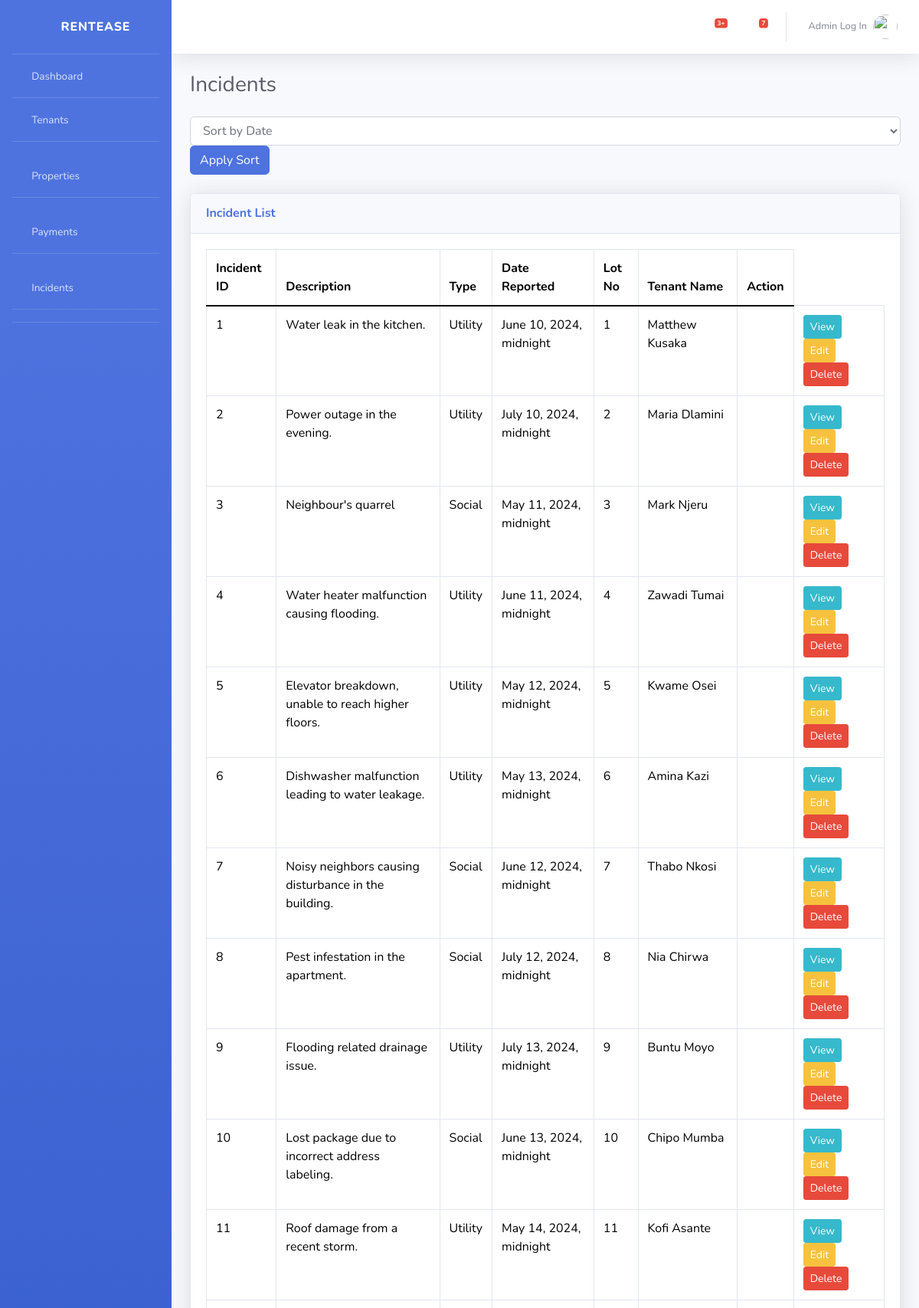
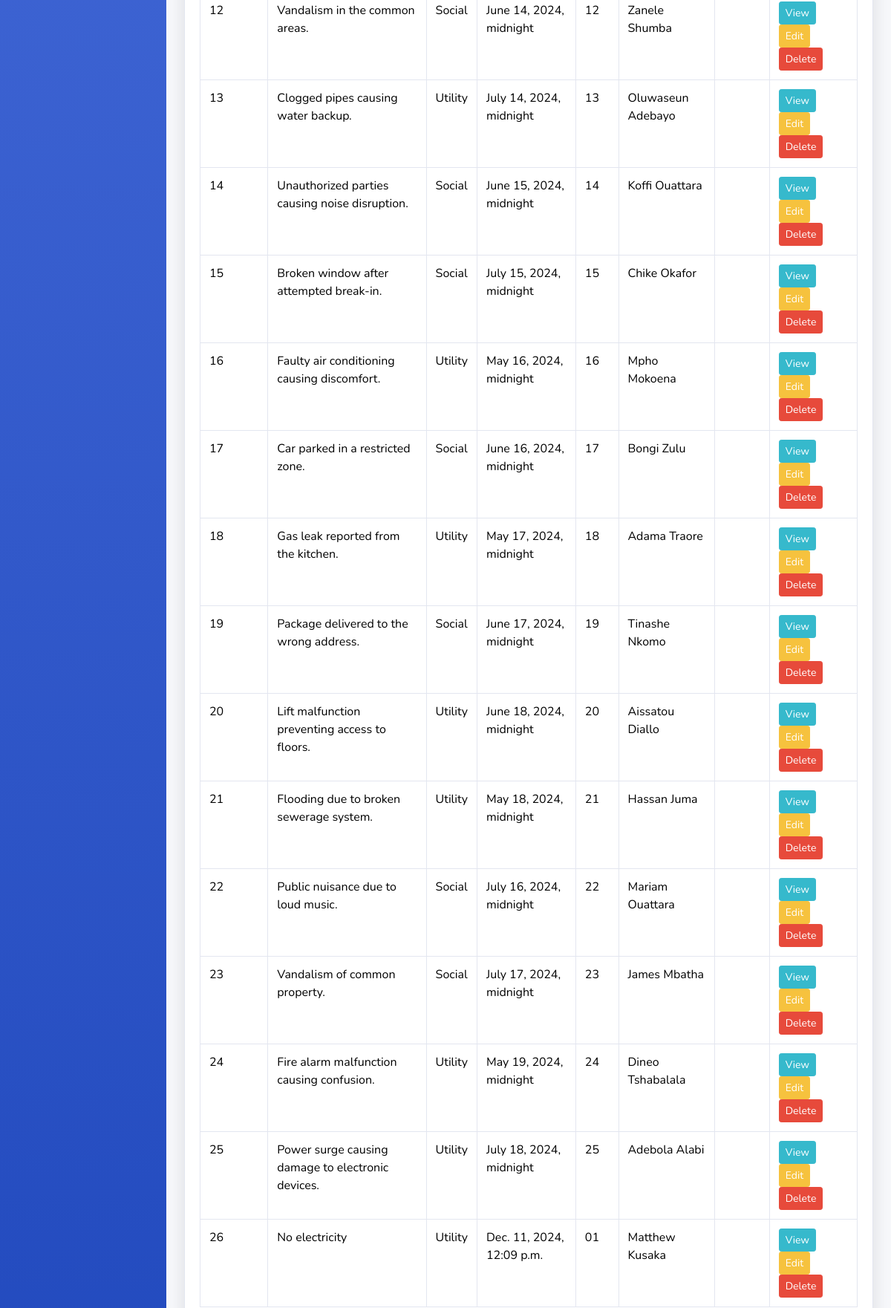
Page /incidents/ (upper part) on the committed database (2 pictures, top to bottom).
### main/models.py (models this page shows, shortened)
class Incidents(models.Model):
    tenant_name = models.CharField(max_length=255)
    lot_no = models.CharField(max_length=100)
    description = models.TextField()
    is_utility = models.BooleanField(default=False)
    is_social = models.BooleanField(default=False)
    created_at = models.DateTimeField(auto_now_add=True)

### main/views.py (the view)
# urls.py: path('incidents/', views.incidents_list, name='incidents_list'),
def incidents_list(request):
    from main.models import Incidents
    lot_no_filter = request.GET.get('lot_no', '')
    if lot_no_filter:
        incidents = Incidents.objects.filter(lot_no=lot_no_filter)
    else:
        incidents = Incidents.objects.all()
    lot_nos = Incidents.objects.values_list('lot_no', flat=True).distinct()
    return render(request, 'incidents_list.html', {
        'incidents': incidents,
        'lot_nos': lot_nos,
    })

### templates/incidents_list.html (shortened to what this page needs)
{% extends 'master.html' %}
{% block content %}
    <h1 class="h3 mb-4 text-gray-800">Incidents</h1>
    <div class="sort-bar mb-4">
        <div class="dropdown">
            <select class="form-control" id="sortByDate">
                <option value="">Sort by Date</option>
            </select>
        </div>
        <button class="btn btn-primary" id="applySort">Apply Sort</button>
    </div>
    <div class="card shadow mb-4">
        <div class="card-header py-3">
            <h6 class="m-0 font-weight-bold text-primary">Incident List</h6>
        </div>
        <div class="card-body">
            <div class="table-responsive">
                <table class="table table-bordered" id="incidentsTable" width="100%" cellspacing="0">
                    <thead>
                    <tr>
                        <th>Incident ID</th>
                        <th>Description</th>
                        <th>Type</th>
                        <th>Date Reported</th>
                        <th>Lot No</th>
                        <th>Tenant Name</th>
                        <th>Action</th>
                    </tr>
                    </thead>
                    <tbody>
                    {% for incident in incidents %}
                        <tr>
                            <td>{{ incident.id }}</td>
                            <td>{{ incident.description }}</td>
                            <td>
                                {% if incident.is_utility %}
                                    Utility
                                {% elif incident.is_social %}
                                    Social
                                {% else %}
                                    None
                                {% endif %}
                            </td>
                            <td>{{ incident.created_at }}</td>
                            <td>{{ incident.lot_no }}</td>
                            <td>{{ incident.tenant_name }}</td>
                            <td>
                            <td>
                                <a href="{% url 'incident_detail' incident.id %}" class="btn btn-info btn-sm">View</a>
                                <a href="{% url 'incident_edit' incident.id %}" class="btn btn-warning btn-sm">Edit</a>
                                <a href="{% url 'incident_delete' incident.id %}"
                                   class="btn btn-danger btn-sm">Delete</a>
                            </td>
                            </td>
                        </tr>
                    {% empty %}
                        <tr>
                            <td colspan="7" class="text-center">No incidents available.</td>
                        </tr>
                    {% endfor %}
                    </tbody>
                </table>
            </div>
        </div>
    </div>
{% endblock %}

### rows in the picture
Incidents: id "1", description "Water leak in the kitchen.", is_utility "Utility", created_at "June 10, 2024, midnight", lot_no "1", tenant_name "Matthew Kusaka"
Incidents: id "2", description "Power outage in the evening.", is_utility "Utility", created_at "July 10, 2024, midnight", lot_no "2", tenant_name "Maria Dlamini"
Incidents: id "3", description "Neighbour's quarrel", is_utility "Social", created_at "May 11, 2024, midnight", lot_no "3", tenant_name "Mark Njeru"
Incidents: id "4", description "Water heater malfunction causing flooding.", is_utility "Utility", created_at "June 11, 2024, midnight", lot_no "4", tenant_name "Zawadi Tumai"
Incidents: id "5", description "Elevator breakdown, unable to reach higher floors.", is_utility "Utility", created_at "May 12, 2024, midnight", lot_no "5", tenant_name "Kwame Osei"
Incidents: id "6", description "Dishwasher malfunction leading to water leakage.", is_utility "Utility", created_at "May 13, 2024, midnight", lot_no "6", tenant_name "Amina Kazi"
Incidents: id "7", description "Noisy neighbors causing disturbance in the building.", is_utility "Social", created_at "June 12, 2024, midnight", lot_no "7", tenant_name "Thabo Nkosi"
Incidents: id "8", description "Pest infestation in the apartment.", is_utility "Social", created_at "July 12, 2024, midnight", lot_no "8", tenant_name "Nia Chirwa"
Incidents: id "9", description "Flooding related drainage issue.", is_utility "Utility", created_at "July 13, 2024, midnight", lot_no "9", tenant_name "Buntu Moyo"
Incidents: id "10", description "Lost package due to incorrect address labeling.", is_utility "Social", created_at "June 13, 2024, midnight", lot_no "10", tenant_name "Chipo Mumba"
Incidents: id "11", description "Roof damage from a recent storm.", is_utility "Utility", created_at "May 14, 2024, midnight", lot_no "11", tenant_name "Kofi Asante"
Incidents: id "12", description "Vandalism in the common areas.", is_utility "Social", created_at "June 14, 2024, midnight", lot_no "12", tenant_name "Zanele Shumba"
Incidents: id "13", description "Clogged pipes causing water backup.", is_utility "Utility", created_at "July 14, 2024, midnight", lot_no "13", tenant_name "Oluwaseun Adebayo"
Incidents: id "14", description "Unauthorized parties causing noise disruption.", is_utility "Social", created_at "June 15, 2024, midnight", lot_no "14", tenant_name "Koffi Ouattara"
Incidents: id "15", description "Broken window after attempted break-in.", is_utility "Social", created_at "July 15, 2024, midnight", lot_no "15", tenant_name "Chike Okafor"
Incidents: id "16", description "Faulty air conditioning causing discomfort.", is_utility "Utility", created_at "May 16, 2024, midnight", lot_no "16", tenant_name "Mpho Mokoena"
Incidents: id "17", description "Car parked in a restricted zone.", is_utility "Social", created_at "June 16, 2024, midnight", lot_no "17", tenant_name "Bongi Zulu"
Incidents: id "18", description "Gas leak reported from the kitchen.", is_utility "Utility", created_at "May 17, 2024, midnight", lot_no "18", tenant_name "Adama Traore"
Incidents: id "19", description "Package delivered to the wrong address.", is_utility "Social", created_at "June 17, 2024, midnight", lot_no "19", tenant_name "Tinashe Nkomo"
Incidents: id "20", description "Lift malfunction preventing access to floors.", is_utility "Utility", created_at "June 18, 2024, midnight", lot_no "20", tenant_name "Aissatou Diallo"
Incidents: id "21", description "Flooding due to broken sewerage system.", is_utility "Utility", created_at "May 18, 2024, midnight", lot_no "21", tenant_name "Hassan Juma"
Incidents: id "22", description "Public nuisance due to loud music.", is_utility "Social", created_at "July 16, 2024, midnight", lot_no "22", tenant_name "Mariam Ouattara"
Incidents: id "23", description "Vandalism of common property.", is_utility "Social", created_at "July 17, 2024, midnight", lot_no "23", tenant_name "James Mbatha"
Incidents: id "24", description "Fire alarm malfunction causing confusion.", is_utility "Utility", created_at "May 19, 2024, midnight", lot_no "24", tenant_name "Dineo Tshabalala"
Incidents: id "25", description "Power surge causing damage to electronic devices.", is_utility "Utility", created_at "July 18, 2024, midnight", lot_no "25", tenant_name "Adebola Alabi"
Incidents: id "26", description "No electricity", is_utility "Utility", created_at "Dec. 11, 2024, 12:09 p.m.", lot_no "01", tenant_name "Matthew Kusaka"
